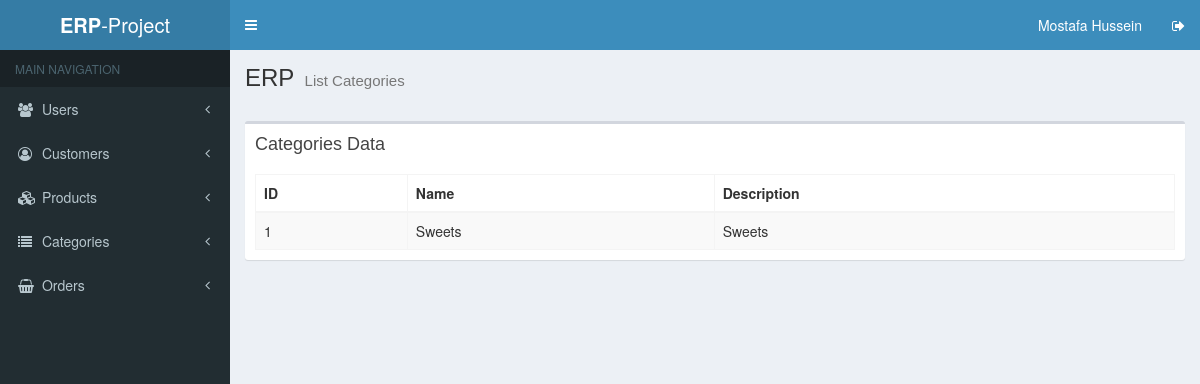
Page /list_categories.php (signed in) on the committed database.
### tables this page shows
CREATE TABLE `category` (
  `id` int(10) NOT NULL,
  `name` varchar(255) NOT NULL,
  `description` text NOT NULL
);

### includes/classes/config/DbConfig.php (called while the page is built, shortened)
<?php
class DbConfig
{
    private $_host = 'localhost';
    private $_username = 'root';
    private $_password = '';
    private $_database = 'amit';
    protected $connection;
    protected function connect()
    {
        if (!isset($this->connection)) {
            $this->connection = new mysqli($this->_host, $this->_username, $this->_password, $this->_database);
            mysqli_set_charset($this->connection,"utf8");
        }
        return $this->connection;
    }
}

### includes/classes/config/Crud.php (called while the page is built, shortened)
<?php
include 'DbConfig.php';
class Crud extends DbConfig
{
	public function getAllData($table) {
		$query = "SELECT * FROM `$table`";
		$result = $this->connect()->query($query);
		$rows = [];
		while ($row = $result->fetch_assoc()) {
			$rows[] = $row;
		}
		return $rows;
	}
}
?>

### list_categories.php (the view)
<?php
include 'includes/header.php';
include 'includes/classes/config/Crud.php';
 ?>
<?php include 'includes/main_header.php'; ?>
<?php include 'includes/left_sidebar.php'; ?>
	<div class="content-wrapper">
		<section class="content-header">
		  	<h1>
		  		ERP
		    	<small>List Categories</small>
		  	</h1>
		</section>
		<section class="content">
			<div class="row">
    			<section class="content">
      				<div class="row">
			        	<div class="col-xs-12">
			          		<div class="box">
			            		<div class="box-header">
			              			<h3 class="box-title">Categories Data</h3>
			            		</div>
			            		<div class="box-body">
				              		<table id="example1" class="table table-bordered table-striped">
				                		<thead>
				                			<tr>
								                <th>ID</th>
								                <th>Name</th>
								                <th>Description</th>
				                			</tr>
				                		</thead>
				                		<tbody>
				                		<?php
				                			$crud = new Crud();
			            					$result = $crud->getAllData('category');
				                			foreach ($result as $order) {
					                  			$category_id = $order['id'];
					                  			$name = $order['name'];
					                  			$description = $order['description'];
					                  		?>
				                			<tr>
							                  	<td><?=  $category_id; ?></td>
							                  	<td><?=  $name; ?></td>
							                  	<td><?=  $description; ?></td>
							                </tr>
										<?php
							            	}
							            ?>
				                		</tbody>
				              		</table>
			            		</div>
			          		</div>
						</div>
					</div>
				</section>
			</div>
		</section>
	</div>
<?php include 'includes/main_footer.php'; ?>

### rows in the picture
category: id "1", name "Sweets", description "Sweets"

### other values in the picture
$_SESSION['fname'] "Mostafa"
$_SESSION['lname'] "Hussein"
